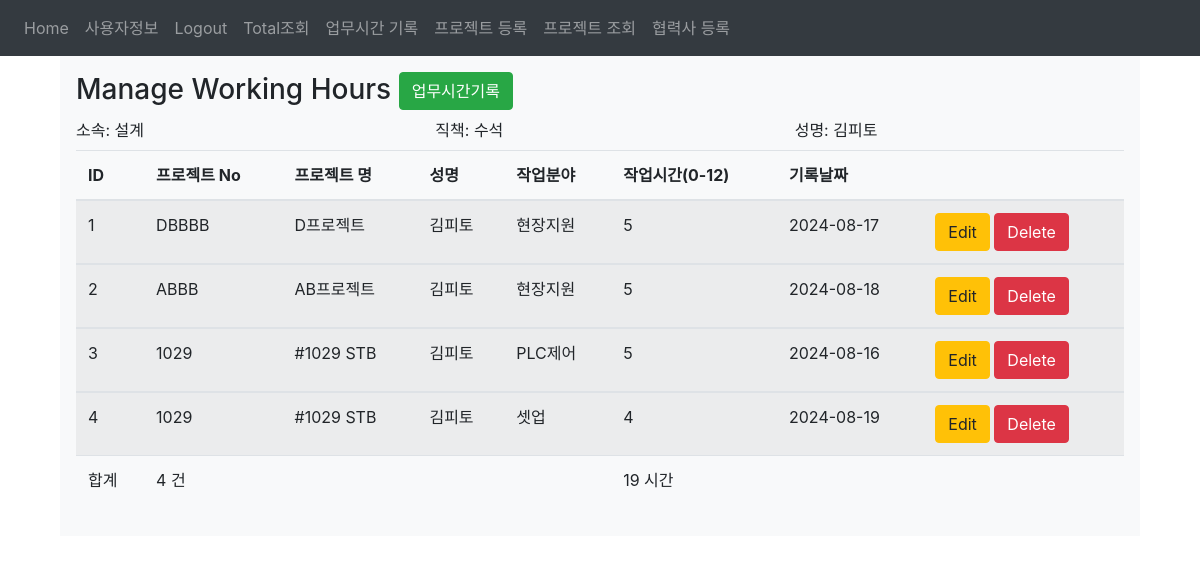
Screenshot of /work_hour (signed in) with the database file from the repository.
### website/models.py (models this page shows)
class User(db.Model, UserMixin):                                      #Employee
    id = db.Column(db.Integer, primary_key=True)                      #DB primary_key ID
    email = db.Column(db.String(50), unique=True)                     #이름대신 ID로 사용함
    uname = db.Column(db.String(50),nullable=False)                   #이름
    udepartment = db.Column(db.String(50))                            #소속부서
    uposition = db.Column(db.String(50))                              #직책
    password = db.Column(db.String(50))                               #패스워드
    authority = db.Column(db.String(10))                              #권한관리 : 1 슈퍼 관리자, 2 관리자, 3 일반 사용자
    notes = db.relationship('Note')                                   #외래키 연동
    projects = db.relationship('Project')
    working_hours = db.relationship('Working_hour')

class Working_hour(db.Model):                                         #내가 참여중인 프로젝트에 MD를 매일 등록한다. 2번
    id = db.Column(db.Integer, primary_key=True)                      #DB primary_key ID
    pcode = db.Column(db.String(50), nullable=False)                  #프로젝트 코드
    pname = db.Column(db.String(100))                                 #프로젝트 이름
    username = db.Column(db.String(50))                               #사용자 이름
    jobpart = db.Column(db.String(50))                                #업무 진행한 분야(근무시간을 쓴 곳)
    workhour = db.Column(db.Integer)                                  #프로젝트에 사용한 시간을 입력
    recodingdate = db.Column(db.String(50))                           #근무기록한 날짜 'yymmdd'
    date = db.Column(db.DateTime(timezone=True), default=func.now())  #timestamp
    user_id = db.Column(db.Integer, db.ForeignKey('user.id'))         #외래키 연동

### website/views.py (the view, shortened to what this page needs)
@views.route('/work_hour', methods=['GET','POST'])
@login_required
def work_hour():
    task_list = ["기구설계","현장지원","전장설계","조립",
                 "PC제어","PLC제어", "셋업", "기타"]
    today = date.today()
    yesterday = today - timedelta(days=6)
    projects = Project.query.with_entities(Project.pcode,Project.pname).filter(Project.enddate > today).all()
    wh_data=Working_hour.query.filter(Working_hour.recodingdate >= yesterday).all()
    return render_template("work_hour.html", task_list=task_list, all_data=projects,wh_data=wh_data, user=current_user)

### website/__init__.py (called while the page is built)
def create_app():
    app.config['SECRET_KEY'] = 'hjshjhdjah kjshkjdhjs'
    app.config['SQLALCHEMY_DATABASE_URI'] = f'sqlite:///{DB_NAME}'
    db.init_app(app)
    from .views import views
    from .auth import auth
    app.register_blueprint(views, url_prefix='/')
    app.register_blueprint(auth, url_prefix='/')
    from .models import User
    with app.app_context():
        db.create_all()
    login_manager = LoginManager()
    login_manager.login_view = 'auth.login'
    login_manager.init_app(app)
    @login_manager.user_loader
    def load_user(id):
        return User.query.get(int(id))
    return app

### website/templates/work_hour.html (shortened to what this page needs)
{% extends 'base.html' %}
{% block content %}
<div class="container">
<div class="row">
    <div class="col-md-12">
    <div class="bg-light p-3">
        <h3>Manage Working Hours
        <button type="button" class="btn btn-success float-end"
            data-toggle="modal" data-target="#mymodal">업무시간기록</button> </h3>
            <form>
                <div class="row">
                  <div class="col">
                    <label for="userDepartmet">소속: {{user.udepartment}}</label>
                  </div>
                  <div class="col">
                    <label for="userPosition">직책: {{user.uposition}}</label>
                  </div>
                  <div class="col">
                    <label for="userName">성명: {{user.uname}}</label>
                  </div>
                </div>
            </form>
  <table class="table table-hover table-striped" id="table1">
    <thead>
        <tr>
        <th>ID</th>
        <th>프로젝트 No</th>
        <th>프로젝트 명</th>
        <th>성명</th>
        <th>작업분야</th>
        <th>작업시간(0-12)</th>
        <th>기록날짜</th>
        <th></th>
        </tr>
    </thead>
    {% for row in wh_data %}
    <tbody>
      <tr>
        <td>{{row.id}}</td>
        <td>{{row.pcode}}</td>
        <td>{{row.pname}}</td>
        <td>{{row.username}}</td>
        <td>{{row.jobpart}}</td>
        <td class="participation-time">{{row.workhour}}</td>
        <td>{{row.recodingdate}}</td>
        <td>
          <a href="/views.workhour_update/{{row.id}}" class="btn btn-warning btn-xs" data-toggle="modal" data-target="#modaledit{{row.id}}">Edit</a>
          <a href="/workhour_delete/{{row.id}}" class="btn btn-danger btn-xs" onclick="return confirm('이 데이터를 삭제하시겠습니까?')">Delete</a>
        </td>
      </tr>
    </tbody>
    {% endfor %}
    <tfoot>
        <tr>
          <td>합계</td>
          <td id="count"></td>
          <td></td>
          <td></td>
          <td></td>
          <td id="total-time"></td>
          <td></td>
          <td></td>
        </tr>
    </tfoot>
    </table>
    </div>
    </div>
</div>
</div>
{% endblock %}

### rows the page displays
User: udepartment "설계", uposition "수석", uname "김피토"
Working_hour: id "1", pcode "DBBBB", pname "D프로젝트", username "김피토", jobpart "현장지원", workhour "5", recodingdate "2024-08-17"
Working_hour: id "2", pcode "ABBB", pname "AB프로젝트", username "김피토", jobpart "현장지원", workhour "5", recodingdate "2024-08-18"
Working_hour: id "3", pcode "1029", pname "#1029 STB", username "김피토", jobpart "PLC제어", workhour "5", recodingdate "2024-08-16"
Working_hour: id "4", pcode "1029", pname "#1029 STB", username "김피토", jobpart "셋업", workhour "4", recodingdate "2024-08-19"
